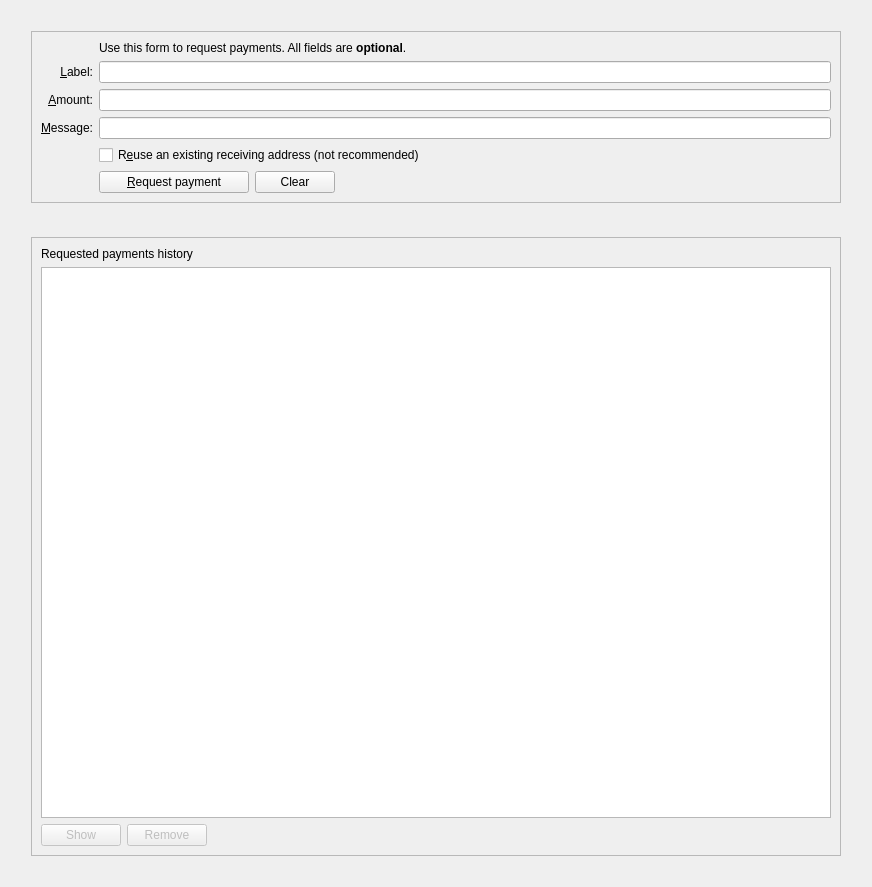
<?xml version="1.0" encoding="UTF-8"?>
<ui version="4.0">
 <class>ReceiveCoinsDialog</class>
 <widget class="QWidget" name="ReceiveCoinsDialog">
  <property name="geometry">
   <rect>
    <x>0</x>
    <y>0</y>
    <width>872</width>
    <height>887</height>
   </rect>
  </property>
  <layout class="QVBoxLayout" name="verticalLayout" stretch="0">
   <item>
    <layout class="QVBoxLayout" name="verticalLayout_5">
     <property name="spacing">
      <number>34</number>
     </property>
     <property name="leftMargin">
      <number>20</number>
     </property>
     <property name="topMargin">
      <number>20</number>
     </property>
     <property name="rightMargin">
      <number>20</number>
     </property>
     <property name="bottomMargin">
      <number>20</number>
     </property>
     <item>
      <widget class="QFrame" name="frame2">
       <property name="sizePolicy">
        <sizepolicy hsizetype="Preferred" vsizetype="Fixed">
         <horstretch>0</horstretch>
         <verstretch>0</verstretch>
        </sizepolicy>
       </property>
       <property name="frameShape">
        <enum>QFrame::StyledPanel</enum>
       </property>
       <property name="frameShadow">
        <enum>QFrame::Sunken</enum>
       </property>
       <layout class="QVBoxLayout" name="verticalLayout_3">
        <item>
         <layout class="QGridLayout" name="gridLayout">
          <item row="7" column="2">
           <widget class="QCheckBox" name="reuseAddress">
            <property name="toolTip">
             <string>Reuse one of the previously used receiving addresses. Reusing addresses has security and privacy issues. Do not use this unless re-generating a payment request made before.</string>
            </property>
            <property name="text">
             <string>R&amp;euse an existing receiving address (not recommended)</string>
            </property>
           </widget>
          </item>
          <item row="7" column="0">
           <widget class="QLabel" name="label_4">
            <property name="text">
             <string/>
            </property>
           </widget>
          </item>
          <item row="6" column="0">
           <widget class="QLabel" name="label_3">
            <property name="toolTip">
             <string>An optional message to attach to the payment request, which will be displayed when the request is opened. Note: The message will not be sent with the payment over the AokChain network.</string>
            </property>
            <property name="text">
             <string>&amp;Message:</string>
            </property>
            <property name="alignment">
             <set>Qt::AlignRight|Qt::AlignTrailing|Qt::AlignVCenter</set>
            </property>
            <property name="buddy">
             <cstring>reqMessage</cstring>
            </property>
           </widget>
          </item>
          <item row="4" column="2">
           <widget class="QLineEdit" name="reqLabel">
            <property name="toolTip">
             <string>An optional label to associate with the new receiving address.</string>
            </property>
           </widget>
          </item>
          <item row="6" column="2">
           <widget class="QLineEdit" name="reqMessage">
            <property name="toolTip">
             <string>An optional message to attach to the payment request, which will be displayed when the request is opened. Note: The message will not be sent with the payment over the AokChain network.</string>
            </property>
           </widget>
          </item>
          <item row="2" column="2">
           <widget class="QLabel" name="label_5">
            <property name="text">
             <string>Use this form to request payments. All fields are &lt;b&gt;optional&lt;/b&gt;.</string>
            </property>
           </widget>
          </item>
          <item row="4" column="0">
           <widget class="QLabel" name="label_2">
            <property name="toolTip">
             <string>An optional label to associate with the new receiving address.</string>
            </property>
            <property name="text">
             <string>&amp;Label:</string>
            </property>
            <property name="alignment">
             <set>Qt::AlignRight|Qt::AlignTrailing|Qt::AlignVCenter</set>
            </property>
            <property name="buddy">
             <cstring>reqLabel</cstring>
            </property>
           </widget>
          </item>
          <item row="5" column="0">
           <widget class="QLabel" name="label">
            <property name="toolTip">
             <string>An optional amount to request. Leave this empty or zero to not request a specific amount.</string>
            </property>
            <property name="text">
             <string>&amp;Amount:</string>
            </property>
            <property name="alignment">
             <set>Qt::AlignRight|Qt::AlignTrailing|Qt::AlignVCenter</set>
            </property>
            <property name="buddy">
             <cstring>reqAmount</cstring>
            </property>
           </widget>
          </item>
          <item row="5" column="2">
           <widget class="AokChainAmountField" name="reqAmount">
            <property name="minimumSize">
             <size>
              <width>80</width>
              <height>0</height>
             </size>
            </property>
            <property name="toolTip">
             <string>An optional amount to request. Leave this empty or zero to not request a specific amount.</string>
            </property>
           </widget>
          </item>
          <item row="8" column="2">
           <layout class="QHBoxLayout" name="horizontalLayout">
            <item>
             <widget class="QPushButton" name="receiveButton">
              <property name="minimumSize">
               <size>
                <width>150</width>
                <height>0</height>
               </size>
              </property>
              <property name="text">
               <string>&amp;Request payment</string>
              </property>
              <property name="icon">
               <iconset resource="../aokchain.qrc">
                <normaloff>:/icons/receiving_addresses</normaloff>:/icons/receiving_addresses</iconset>
              </property>
             </widget>
            </item>
            <item>
             <widget class="QPushButton" name="clearButton">
              <property name="sizePolicy">
               <sizepolicy hsizetype="Minimum" vsizetype="Fixed">
                <horstretch>0</horstretch>
                <verstretch>0</verstretch>
               </sizepolicy>
              </property>
              <property name="toolTip">
               <string>Clear all fields of the form.</string>
              </property>
              <property name="text">
               <string>Clear</string>
              </property>
              <property name="icon">
               <iconset resource="../aokchain.qrc">
                <normaloff>:/icons/remove</normaloff>:/icons/remove</iconset>
              </property>
              <property name="autoDefault">
               <bool>false</bool>
              </property>
             </widget>
            </item>
            <item>
             <spacer name="horizontalSpacer">
              <property name="orientation">
               <enum>Qt::Horizontal</enum>
              </property>
              <property name="sizeHint" stdset="0">
               <size>
                <width>40</width>
                <height>20</height>
               </size>
              </property>
             </spacer>
            </item>
           </layout>
          </item>
          <item row="8" column="0">
           <widget class="QLabel" name="label_7">
            <property name="text">
             <string/>
            </property>
           </widget>
          </item>
         </layout>
        </item>
       </layout>
      </widget>
     </item>
     <item>
      <widget class="QFrame" name="frame">
       <property name="sizePolicy">
        <sizepolicy hsizetype="Preferred" vsizetype="Expanding">
         <horstretch>0</horstretch>
         <verstretch>0</verstretch>
        </sizepolicy>
       </property>
       <property name="frameShape">
        <enum>QFrame::StyledPanel</enum>
       </property>
       <property name="frameShadow">
        <enum>QFrame::Raised</enum>
       </property>
       <layout class="QVBoxLayout" name="verticalLayout_2">
        <item>
         <widget class="QLabel" name="label_6">
          <property name="font">
           <font>
            <weight>50</weight>
            <bold>false</bold>
           </font>
          </property>
          <property name="text">
           <string>Requested payments history</string>
          </property>
         </widget>
        </item>
        <item>
         <widget class="QTableView" name="recentRequestsView">
          <property name="contextMenuPolicy">
           <enum>Qt::CustomContextMenu</enum>
          </property>
          <property name="tabKeyNavigation">
           <bool>false</bool>
          </property>
          <property name="sortingEnabled">
           <bool>true</bool>
          </property>
         </widget>
        </item>
        <item>
         <layout class="QHBoxLayout" name="horizontalLayout_2">
          <item>
           <widget class="QPushButton" name="showRequestButton">
            <property name="enabled">
             <bool>false</bool>
            </property>
            <property name="toolTip">
             <string>Show the selected request (does the same as double clicking an entry)</string>
            </property>
            <property name="text">
             <string>Show</string>
            </property>
            <property name="icon">
             <iconset resource="../aokchain.qrc">
              <normaloff>:/icons/edit</normaloff>:/icons/edit</iconset>
            </property>
            <property name="autoDefault">
             <bool>false</bool>
            </property>
           </widget>
          </item>
          <item>
           <widget class="QPushButton" name="removeRequestButton">
            <property name="enabled">
             <bool>false</bool>
            </property>
            <property name="toolTip">
             <string>Remove the selected entries from the list</string>
            </property>
            <property name="text">
             <string>Remove</string>
            </property>
            <property name="icon">
             <iconset resource="../aokchain.qrc">
              <normaloff>:/icons/remove</normaloff>:/icons/remove</iconset>
            </property>
            <property name="autoDefault">
             <bool>false</bool>
            </property>
           </widget>
          </item>
          <item>
           <spacer name="horizontalSpacer_2">
            <property name="orientation">
             <enum>Qt::Horizontal</enum>
            </property>
            <property name="sizeHint" stdset="0">
             <size>
              <width>40</width>
              <height>20</height>
             </size>
            </property>
           </spacer>
          </item>
         </layout>
        </item>
       </layout>
      </widget>
     </item>
    </layout>
   </item>
  </layout>
 </widget>
 <customwidgets>
  <customwidget>
   <class>AokChainAmountField</class>
   <extends>QLineEdit</extends>
   <header>aokchainamountfield.h</header>
   <container>1</container>
  </customwidget>
 </customwidgets>
 <tabstops>
  <tabstop>reqLabel</tabstop>
  <tabstop>reqAmount</tabstop>
  <tabstop>reqMessage</tabstop>
  <tabstop>reuseAddress</tabstop>
  <tabstop>receiveButton</tabstop>
  <tabstop>clearButton</tabstop>
  <tabstop>recentRequestsView</tabstop>
  <tabstop>showRequestButton</tabstop>
  <tabstop>removeRequestButton</tabstop>
 </tabstops>
 <resources>
  <include location="../aokchain.qrc"/>
 </resources>
 <connections/>
</ui>
